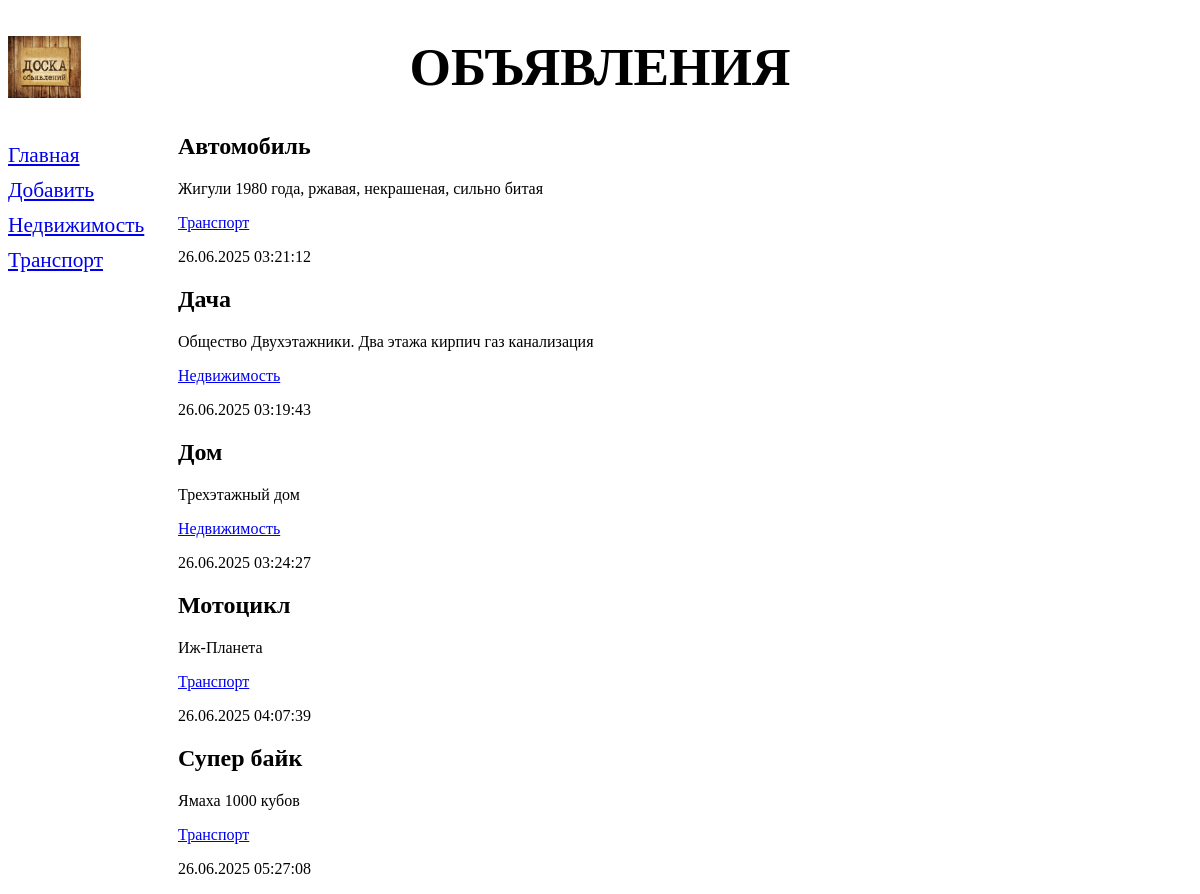
/bboard/, run on the app's committed database.
### bboard/models.py (models this page shows, shortened)
class Rubric(models.Model):
    name = models.CharField(max_length=20, db_index=True, verbose_name="Название")
    class Meta:
        verbose_name = 'Рубрика'
        verbose_name_plural = 'Рубрики'
        ordering = ['name']

class Bb(models.Model):
    title = models.CharField(max_length=50, verbose_name="Товар")
    content = models.TextField(null=True, blank=True, verbose_name="Описание")
    price = models.FloatField(null=True, blank=True, verbose_name="Цена")
    published = models.DateTimeField(auto_now_add=True, verbose_name="Опубликовано")
    rubric = models.ForeignKey(Rubric, null=True, on_delete=models.PROTECT, verbose_name='Рубрика')
    class Meta:
        verbose_name = "Объявление"
        verbose_name_plural = "Объявления"
        ordering = ("title",)

### bboard/views.py (the view)
# urls.py: path('', index, name='index'),
def index(request):
    bbs = Bb.objects.all()
    rubrics = Rubric.objects.all()
    context = {'bbs': bbs, 'rubrics': rubrics}
    return render(request, 'bboard/index.html', context)

### bboard/templates/bboard/index.html
{% extends 'layout/basic.html' %}
    {% block content %}
    {% for bb in bbs %}
        <div>
            <h2>{{ bb.title }}</h2>
            <p>{{ bb.content }}</p>
            <p><a href="/bboard/{{ bb.rubric.pk }}">{{ bb.rubric.name }}</a></p>
            <p>{{ bb.published|date:'d.m.Y H:i:s' }}</p>
        </div>
    {% endfor %}
{% endblock %}

### bboard/templates/layout/basic.html (shortened to what this page needs)
{% load static %}
<!DOCTYPE html>
<html lang="en">
<head>
    <link rel="stylesheet" type="text/css" href="{% static 'bboard/style.css' %}">
</head>
<body>
<header>
    <h1>Объявления</h1>
</header>
<nav>
    <a href="{% url 'index' %}">Главная</a>
    <a href="{% url 'add' %}">Добавить</a>
    {% for rubric in rubrics %}
    <a href="{% url 'by_rubric' rubric.pk %}">{{ rubric.name }}</a>
    {% endfor %}
</nav>
<section>
    {% block content %}
    {% endblock content %}
</section>
</body>
</html>

### bboard/static/bboard/style.css (style rules this page uses)
header h1 { font-size: 40pt; text-transform: uppercase; text-align: center; background: url("bg.jpg") left / auto 100% no-repeat; }
nav { font-size: 16pt; width: 150px; float: left; }
nav a { display: block; margin: 10px 0px; }
section { margin-left: 170px; }

### data on the page
Rubric: name "Недвижимость"
Rubric: name "Транспорт"
Bb: title "Автомобиль", content "Жигули 1980 года, ржавая, некрашеная, сильно битая", rubric.name "Транспорт", published "26.06.2025 03:21:12"
Bb: title "Дача", content "Общество Двухэтажники. Два этажа кирпич газ канализация", rubric.name "Недвижимость", published "26.06.2025 03:19:43"
Bb: title "Дом", content "Трехэтажный дом", rubric.name "Недвижимость", published "26.06.2025 03:24:27"
Bb: title "Мотоцикл", content "Иж-Планета", rubric.name "Транспорт", published "26.06.2025 04:07:39"
Bb: title "Супер байк", content "Ямаха 1000 кубов", rubric.name "Транспорт", published "26.06.2025 05:27:08"
